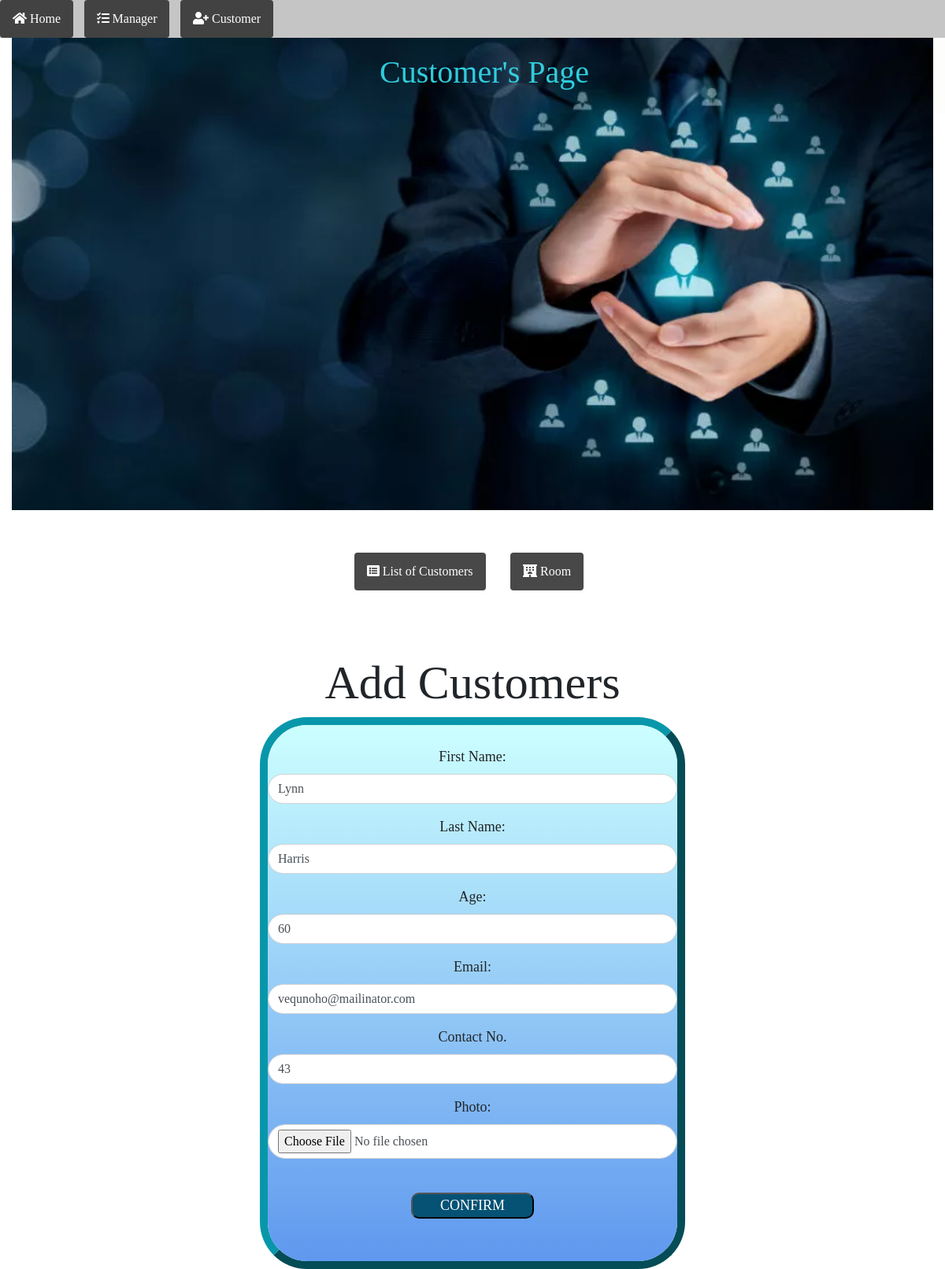
Page /customer/edit/1/ on the committed database.
### customer/models.py (models this page shows)
class Customer(models.Model):
    first_name = models.CharField(max_length=20, default="")
    last_name = models.CharField(max_length=20, default="")
    age = models.IntegerField(null=True,blank=True)
    email = models.EmailField(null=True, blank=True)
    contactno = models.IntegerField(default=0)
    photo = models.ImageField(upload_to='customer/photo/', null=True, blank=True)

### customer/views.py (the view, shortened to what this page needs)
# urls.py: path('edit/<int:id>/', edit_customer, name='edit_customer'),
def edit_customer(request, id):
    object_ = Customer.objects.filter(id=id).first()
    form = CustomerForm(instance=object_)
    return render(request, 'customer/customer.html', locals())

### customer/forms.py
class CustomerForm(forms.ModelForm):
    first_name = forms.CharField(widget=forms.TextInput(attrs={'class':'form-control','placeholder':'Enter your First Name'}),label='First Name')
    last_name = forms.CharField(widget=forms.TextInput(attrs={'class':'form-control','placeholder':'Enter your Last Name'}),label='Last Name')
    age = forms.IntegerField(widget=forms.NumberInput(attrs={'class':'form-control','placeholder':'Enter your Age'}),label='Age')
    email = forms.CharField(widget=forms.TextInput(attrs={'class': 'form-control', 'placeholder': 'Enter your Email', 'type': 'email'}))
    contactno = forms.IntegerField(widget=forms.NumberInput(attrs={'class':'form-control','placeholder':'Enter your Contact No.'}),label='Contact No.')
    photo = forms.ImageField(widget=forms.FileInput(attrs={'class': 'form-control'}))
    class Meta:
        model = Customer
        fields = "__all__"

### templates/customer/customer.html (shortened to what this page needs)
{% extends 'home.html' %}
{% load static %}
{% block bgimage %}
<img src="{% static 'customer/images/customer.jpg' %}" alt="customer" style="width:100%; height: 600px;">
{% endblock %}
{% block heading %}
<h1 style="color:rgba(53, 223, 238, 0.9);">Customer's Page</h1>
{% endblock %}
{% block content2 %}
    <br><br>
    <div><center>
    <a href="{% url 'customer:customerlist' %}"><button class="btn"><i class="fas fa-list-alt"></i> List of Customers</button></a>&nbsp;&nbsp;&nbsp;&nbsp;&nbsp;&nbsp;
    <a href="{% url 'manager:room' %}"><button class="btn"><i class="fas fa-hotel"></i> Room</button></a>&nbsp;&nbsp;<br><br></center>
    </div>
    <br><br>
    <center>
        <div>
            <h1 style="font-size: 60px;">Add Customers</h1>
        </div>
        <div style=" width: 45%; border: 10px outset rgb(8, 151, 170); border-radius: 60px;">
        <div style="background: linear-gradient(to bottom, #ccffff 0%, #5f98ee 100%);  border-radius: 50px;">
            <br>
            <form method="POST"  style="text-align: center;" enctype='multipart/form-data'>
                {{form.as_p}}
                <br><center><button type='sumbit' style="background-color:rgb(5, 82, 117); width: 30%; border-radius: 10px; color: white">CONFIRM</button></center>
                <br><br>
            </form>
        </div>
        </div>
    </center>
{% endblock %}

### templates/home.html (style rules this page uses)
* { box-sizing: border-box; }
body { font-family: Georgia, 'Times New Roman', Times, serif; font-size: 18px; }
.container img { vertical-align: middle; }
.btn { background-color: rgba(51, 53, 51, 0.9); border: none; color: white; padding: 12px 16px; font-size: 16px; cursor: pointer; }
.form-control { border-radius: 50px; border: thin solid lightgray; }

### rows in the picture
Customer: first_name "Lynn", last_name "Harris", age "60", email "vequnoho@mailinator.com", contactno "43"
